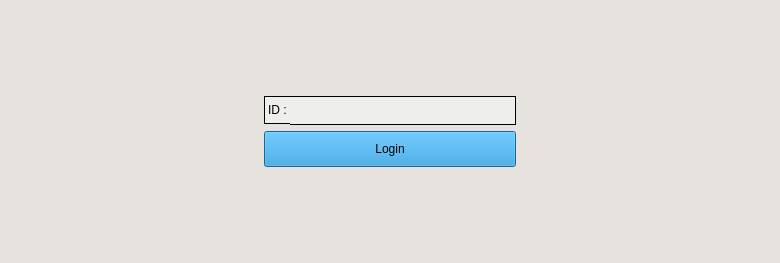
<?xml version="1.0" encoding="UTF-8"?>
<ui version="4.0">
 <class>LoginPanel</class>
 <widget class="QWidget" name="LoginPanel">
  <property name="windowModality">
   <enum>Qt::ApplicationModal</enum>
  </property>
  <property name="geometry">
   <rect>
    <x>0</x>
    <y>0</y>
    <width>780</width>
    <height>263</height>
   </rect>
  </property>
  <property name="minimumSize">
   <size>
    <width>100</width>
    <height>200</height>
   </size>
  </property>
  <property name="focusPolicy">
   <enum>Qt::ClickFocus</enum>
  </property>
  <property name="windowTitle">
   <string>Login@Barmade</string>
  </property>
  <property name="styleSheet">
   <string notr="true">
background-color: rgb(230, 227, 223);</string>
  </property>
  <layout class="QHBoxLayout" name="horizontalLayout_3">
   <item>
    <spacer name="horizontalSpacer">
     <property name="orientation">
      <enum>Qt::Horizontal</enum>
     </property>
     <property name="sizeHint" stdset="0">
      <size>
       <width>20</width>
       <height>20</height>
      </size>
     </property>
    </spacer>
   </item>
   <item>
    <layout class="QVBoxLayout" name="verticalLayout_2">
     <item>
      <spacer name="verticalSpacer_2">
       <property name="orientation">
        <enum>Qt::Vertical</enum>
       </property>
       <property name="sizeHint" stdset="0">
        <size>
         <width>20</width>
         <height>40</height>
        </size>
       </property>
      </spacer>
     </item>
     <item>
      <layout class="QHBoxLayout" name="horizontalLayout">
       <item>
        <layout class="QFormLayout" name="formLayout">
         <property name="horizontalSpacing">
          <number>0</number>
         </property>
         <item row="1" column="1">
          <widget class="QLineEdit" name="lineEdit_id">
           <property name="minimumSize">
            <size>
             <width>200</width>
             <height>20</height>
            </size>
           </property>
           <property name="font">
            <font>
             <family>Caladea</family>
             <pointsize>16</pointsize>
             <weight>50</weight>
             <bold>false</bold>
            </font>
           </property>
           <property name="styleSheet">
            <string notr="true">border: 1px solid black;
border-left:none;
background-color: rgb(238, 238, 236);
</string>
           </property>
           <property name="maxLength">
            <number>50</number>
           </property>
           <property name="frame">
            <bool>true</bool>
           </property>
           <property name="echoMode">
            <enum>QLineEdit::Normal</enum>
           </property>
           <property name="alignment">
            <set>Qt::AlignCenter</set>
           </property>
           <property name="readOnly">
            <bool>false</bool>
           </property>
           <property name="placeholderText">
            <string/>
           </property>
           <property name="cursorMoveStyle">
            <enum>Qt::VisualMoveStyle</enum>
           </property>
           <property name="clearButtonEnabled">
            <bool>false</bool>
           </property>
          </widget>
         </item>
         <item row="1" column="0">
          <widget class="QLabel" name="label_id">
           <property name="styleSheet">
            <string notr="true">border: 1px solid black;
border-right: none;
background-color: rgb(238, 238, 236);</string>
           </property>
           <property name="text">
            <string>ID :</string>
           </property>
          </widget>
         </item>
        </layout>
       </item>
      </layout>
     </item>
     <item>
      <layout class="QHBoxLayout" name="horizontalLayout_2">
       <item>
        <widget class="QPushButton" name="button_login">
         <property name="autoFillBackground">
          <bool>false</bool>
         </property>
         <property name="styleSheet">
          <string notr="true">background-color: #1E91D6;
padding: 10px;</string>
         </property>
         <property name="text">
          <string>Login</string>
         </property>
        </widget>
       </item>
      </layout>
     </item>
     <item>
      <spacer name="verticalSpacer">
       <property name="orientation">
        <enum>Qt::Vertical</enum>
       </property>
       <property name="sizeHint" stdset="0">
        <size>
         <width>20</width>
         <height>40</height>
        </size>
       </property>
      </spacer>
     </item>
    </layout>
   </item>
   <item>
    <spacer name="horizontalSpacer_2">
     <property name="orientation">
      <enum>Qt::Horizontal</enum>
     </property>
     <property name="sizeHint" stdset="0">
      <size>
       <width>20</width>
       <height>20</height>
      </size>
     </property>
    </spacer>
   </item>
  </layout>
 </widget>
 <resources/>
 <connections/>
</ui>
